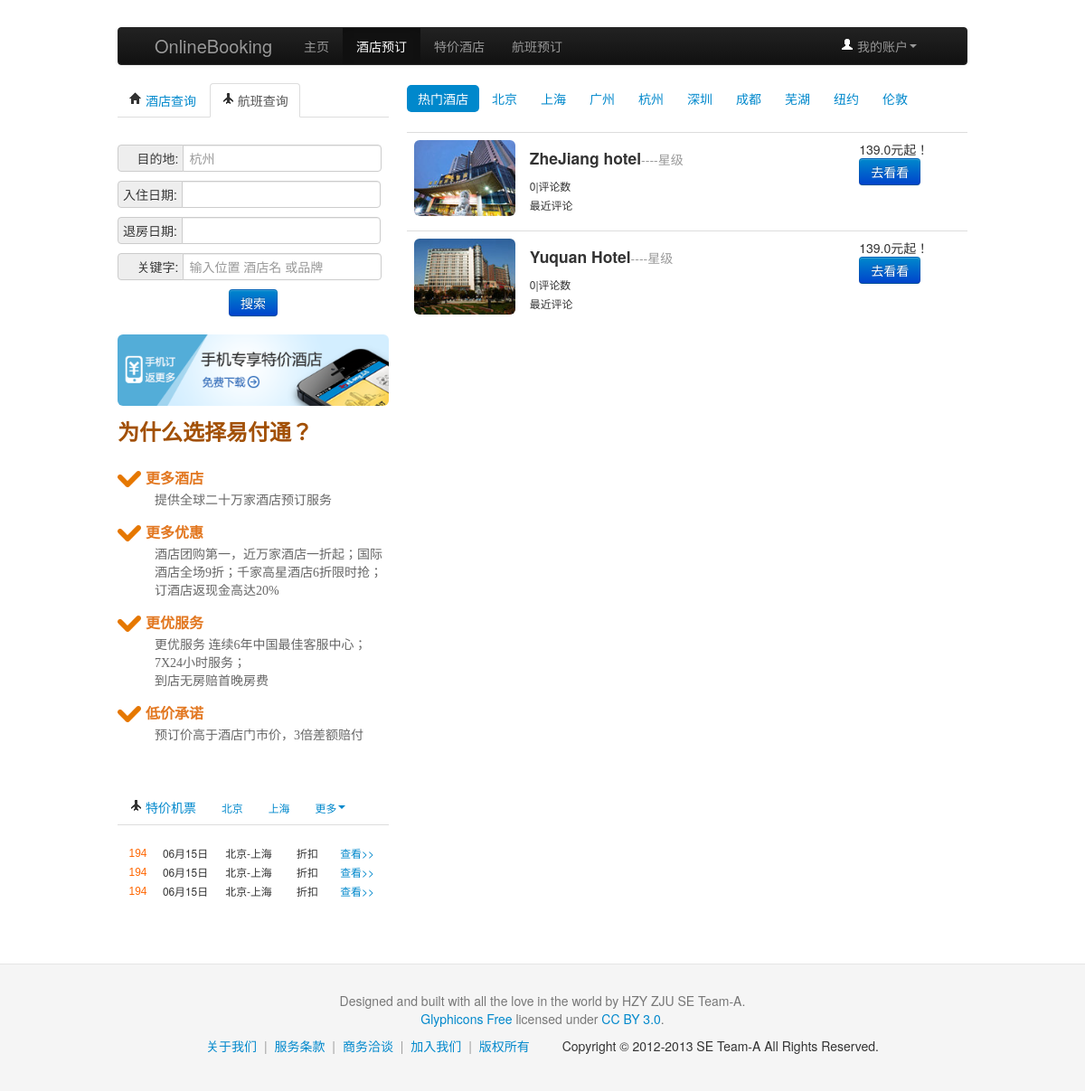
Screenshot of /hotel with the database file from the repository.
### models.py (models this page shows, shortened)
class Hotel(Base):
	__tablename__ = 'hotel'
	id = Column(Integer, primary_key=True)
	name = Column(String(20), nullable=False)
	city = Column(String(10), nullable=False)
	location = Column(String(100), nullable=False)
	telphone = Column(String(20))
	lowest_price = Column(Float(4), nullable=False)
	detail_info = Column(Text(500))
	hotel_pic = Column(String(50),nullable=False)
	star = Column(Integer, nullable=False,default=0)
	score = Column(Integer,nullable=False,default=0)
	rooms = relationship("Room", backref="hotel")

### online.py (the view)
@app.route('/hotel')
def hotel():
	error = None
	hotel_info = db_session.query(Hotel.id, Hotel.name, Hotel.lowest_price,Hotel.hotel_pic,Hotel.score).all()
	room_info = {}
	for hotel in hotel_info:
		room_info[hotel.id] = db_session.query(Room).filter_by(hotel_id=hotel.id).all()
	pre_order = {}
	if session.get('logged_in'):
		pre_order = db_session.query(Pre_order).filter_by(user_id = 1).all()
	return render_template('hotel.html',hotel_info=hotel_info, room_info = room_info, pre_order=pre_order)

### online.py (called while the page is built)
@app.teardown_request
def shutdown_session(exception=None):
	db_session.remove()

### templates/hotel.html (shortened to what this page needs)
<!DOCTYPE html>
<html lang="en">
 <head>
  <head>
    <link href="{{ url_for('static', filename='bootstrap/css/bootstrap.min.css') }}" rel="stylesheet" media="screen">
  </head>
<body>
<p>&nbsp;</p>
<div class="container">
	<div class="row">
		<div class="span12">
			<div class="navbar navbar-inverse">
				<div class="navbar-inner">
					<div class="container-fluid">
						 <a data-target=".navbar-responsive-collapse" data-toggle="collapse" class="btn btn-navbar"></a> <a href="#" class="brand">OnlineBooking</a>
						<div class="nav-collapse collapse navbar-responsive-collapse">
							<ul class="nav">
								<li>
								<a href="{{ url_for('index') }}">主页</a>
								</li>
								<li class="active">
								<a href="{{ url_for('hotel') }}">酒店预订</a>
								</li>
								<li>
									<a href="{{ url_for('hotel') }}">特价酒店</a>
								</li>
								<li>
									<a href="{{ url_for('flight') }}">航班预订</a>
								</li>
							</ul>
							<ul class="nav pull-right">
								<li class="dropdown">
									 <a data-toggle="dropdown" class="dropdown-toggle" href="#"><i class="icon-user icon-white"></i> 我的账户<strong class="caret"></strong></a>
								</li>
							</ul>
						</div>
					</div>
				</div>
			</div>
		</div>
	</div>
	<div class="row">
		<div class="span4">
			<div class="tabbable" id="tabs-1">
				<ul class="nav nav-tabs">
					<li>
						<a href="#panel-1" data-toggle="tab"><i class="icon-home"></i> 酒店查询</a>
					</li>
					<li class="active">
						<a href="#panel-2" data-toggle="tab"><i class="icon-plane"></i> 航班查询</a>
					</li>
				</ul>
				<div class="tab-content">
					<div class="tab-pane active" id="panel-1">
						<p>
						<form action="{{ url_for('search_hotel')}}" method="post" class="search-hotel">
								<fieldset>
								<div class="input-prepend">
									<span class="add-on">&nbsp;&nbsp;&nbsp;&nbsp;目的地: </span>
										<input class="span3" id="prependedInput" type="text" name="city" placeholder="杭州">
								</div>
								<div class="input-prepend">
									<span class="add-on">入住日期: </span>
										<input class="span3" id="prependedInput" type="text" name="start_date" placeholder="">
								</div>
								<div class="input-prepend">
									<span class="add-on">退房日期: </span>
										<input class="span3" id="prependedInput" type="text" name="end_date" placeholder="">
								</div>
								<div class="input-prepend">
									<span class="add-on">&nbsp;&nbsp;&nbsp;&nbsp;关键字: </span>
										<input class="span3" id="prependedInput" type="text" name="key" placeholder="输入位置 酒店名 或品牌">
								</div>
								<div align="center" >
								<button class="btn btn-primary" type="submit">搜索</button>
								</div>
								</fieldset>
							</form>
						</p>
					</div>
				</div>
			</div>
			<div>
			<img alt="140x140" src="{{ url_for('static', filename='image/201304011index.png') }}" class="img-rounded" />
			</div>
                        <div class="whyus">
			      <h3>为什么选择易付通？</h3>
			      <dl>
				<dt><i></i>更多酒店</dt>
				<dd>提供全球二十万家酒店预订服务</dd>
				<dt><i></i>更多优惠</dt>
				<dd>酒店团购第一，近万家酒店一折起；国际酒店全场9折；千家高星酒店6折限时抢；订酒店返现金高达20%</dd>
				<dt><i></i>更优服务</dt>
				<dd>更优服务 连续6年中国最佳客服中心；7X24小时服务；<br>到店无房赔首晚房费</dd>
				<dt><i></i>低价承诺</dt>
				<dd>预订价高于酒店门市价，3倍差额赔付</dd>
			      </dl>
			    </div>
					<p>&nbsp</p>
					<ul class="nav nav-tabs" id="tejia">
				  <li><a href=""><i class="icon-plane"></i> 特价机票</a></li>
				  <li><a href="#"><small>北京</small></a></li>
				  <li><a href="#"><small>上海</small></a></li>
				  <li class="dropdown"> <a href="#" data-toggle="dropdown" class="dropdown-toggle"><small>更多</small><b class="caret"></b></a>
				 </li>
			    </ul>
			<ul class="unstyled" contenteditable="true">
						<li>
							<span class="price"><small>194</small></span>
							<span><small>06月15日</small></span>
							<span class="city"><small>北京-上海</small></span>
							<span class="discount"><small>折扣</small></span>
							<span><a href=""><small>查看>></small></a></span>
						</li>
						<li>
							<span class="price"><small>194</small></span>
							<span><small>06月15日</small></span>
							<span class="city"><small>北京-上海</small></span>
							<span class="discount"><small>折扣</small></span>
							<span><a href=""><small>查看>></small></a></span>
						</li>
						<li>
							<span class="price"><small>194</small></span>
							<span><small>06月15日</small></span>
							<span class="city"><small>北京-上海</small></span>
							<span class="discount"><small>折扣</small></span>
							<span><a href=""><small>查看>></small></a></span>
			</li>
			</ul>
		</div>
		<div class="span8">
			<ul class="nav nav-pills" id="hotCity">
				<li class="active" id="button-nav">
					<a>热门酒店</a>
				</li>
				<li class="" id="bj">
					<a href="#">北京</a>
				</li>
				<li class="" id="sh">
					<a href="#">上海</a>
				</li>
				<li class="" id="gz">
					<a href="#">广州</a>
				</li>
				<li class="" id="hz">
					<a href="#">杭州</a>
				</li>
				<li class="" id="sz">
					<a href="#">深圳</a>
				</li>
				<li class="" id="cd">
					<a href="#">成都</a>
				</li>
				<li class="" id="wh">
					<a href="#">芜湖</a>
				</li>
				<li class="" id="ny">
					<a href="#">纽约</a>
				</li>
				<li class="" id="ld">
					<a href="#">伦敦</a>
				</li>
			</ul>
			<table class="table table-hover" id="hotel_table">
				<tbody>
				{% for info in hotel_info %}
					<tr>
						<td width="20%">
							<img alt="140x140" src="{{ url_for('static', filename='img/' + info.name + '.jpg') }}" class="img-rounded" />
						</td>
						<td width="57%">
							<ol class="unstyled">
								<li>
									<h4>
										{{ info.name }}<small>----星级</small>
									</h4>
								</li>
								<li>
								<small>{{ info.score }}|评论数</small>
								</li>
								<li>
									<small>最近评论</small>
								</li>
							</ol>
						</td>
						<td width="20%">
							<div>{{ info.lowest_price }}元起！</div>
							{% if session.manager %}
							<a href="{{ url_for('update_hotel',hotel_id=info.id)}}"><button class="btn btn-primary" type="button">更新</button></a>
							{% else %}
							<a href="{{ url_for('hotel_detail',hotel_id=info.id)}}"><button class="btn btn-primary" type="button">去看看</button></a>
							{% endif %}
						</td>
					</tr>
					{% endfor %}
				</tbody>
			</table>
		</div>
	</div>
	</div>
<footer class="footer">
      <div class="container">
        <p>Designed and built with all the love in the world by HZY ZJU SE Team-A.</p>
        <p><a href="http://glyphicons.com" target="_blank">Glyphicons Free</a> licensed under <a href="http://creativecommons.org/licenses/by/3.0/" target="_blank">CC BY 3.0</a>.</p>
        <ul class="footer-links">
          <li><a href="" target="_blank">关于我们</a></li>
          <li class="muted">|</li>
          <li><a href="" target="_blank">服务条款</a></li>
          <li class="muted">|</li>
          <li><a href="">商务洽谈</a></li>
		  <li class="muted">|</li>
		  <li><a href="">加入我们</a></li>
		  <li class="muted">|</li>
		  <li><a href="">版权所有</a></li>
          <li>&emsp;&emsp;Copyright &copy; 2012-2013 SE Team-A All Rights Reserved.</li>
        </ul>
      </div>
    </footer>
</body>
</html>

### templates/hotel.html (style rules this page uses)
.container .row .span4 ul.unstyled li span { float:left;width:60px;text-align:center }
.container .row .span4 ul.unstyled li span.city { float:left;width:80px;text-align:center }
.container .row .span4 ul.unstyled li span.discount { float:left;width:50px;text-align:center }
.container .row .span4 ul.unstyled li span.price { color:#f60;font-family:Arial;font-size:14px; width:45px; }
.container .row .span4 .whyus { font:14px "Microsoft Yahei",Simsun;color:#666;float:left }
.container .row .span4 .whyus h3 { font-size:24px;color:#a25005;margin-bottom:15px }
.container .row .span4 .whyus dt { height:30px;line-height:30px;font-size:16px;color:#e27720;font-weight:700 }
.container .row .span4 .whyus dt i { display:inline-block;width:26px;height:26px;margin-right:5px;background:url(newindex.png?t=201305301433) no-repeat -183px -54px;vertical-align:-5px }
.container .row .span4 .whyus dd { padding-left:31px;margin-bottom:10px }
.footer { text-align: center; padding: 30px 0; margin-top: 70px; border-top: 1px solid #e5e5e5; background-color: #f5f5f5; }
.footer p { margin-bottom: 0; color: #777; }
.footer-links { margin: 10px 0; }
.footer-links li { display: inline; padding: 0 2px; }

### rows the page displays
Hotel: name (picture), name "ZheJiang hotel", score "0", lowest_price "139.0"
Hotel: name (picture), name "Yuquan Hotel", score "0", lowest_price "139.0"
